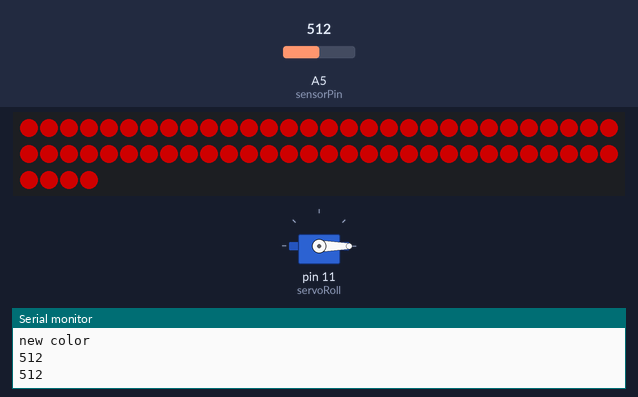
The sketch below on a simulated Arduino Uno, built with avr-gcc and run on an emulated ATmega328P. Parts: 64 RGB LEDs in strip order, left to right, continuing on the next row, servo, the last lines printed to the serial monitor. The inputs (shaded band) are chosen by the test bench; at power-on: A5 (sensorPin) = 512. Dim RGB values are drawn brighter than linear.

Above: at 2.3 s.
2.4 s: A5 (sensorPin) set to 467
4.2 s: A5 (sensorPin) set to 432
At 6.3 s:
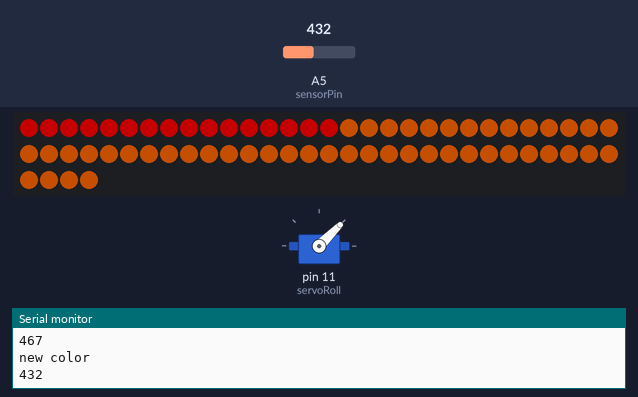
7.3 s: A5 (sensorPin) set to 258
8.8 s: A5 (sensorPin) set to 241
At 10.3 s:
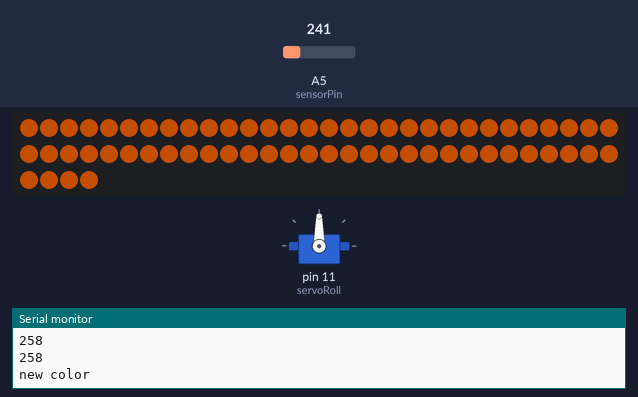
At 11.6 s:
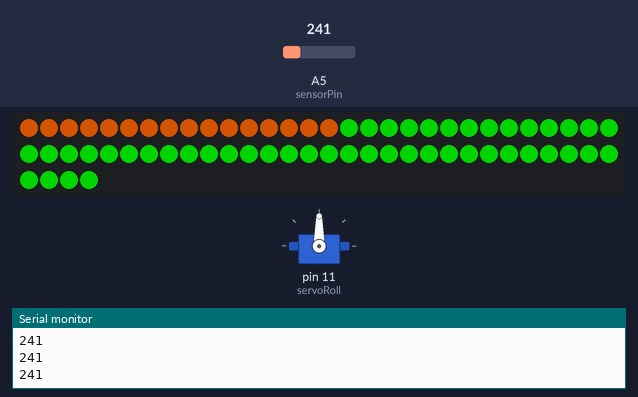
11.9 s: A5 (sensorPin) set to 212
13.4 s: A5 (sensorPin) set to 182
At 14.8 s:
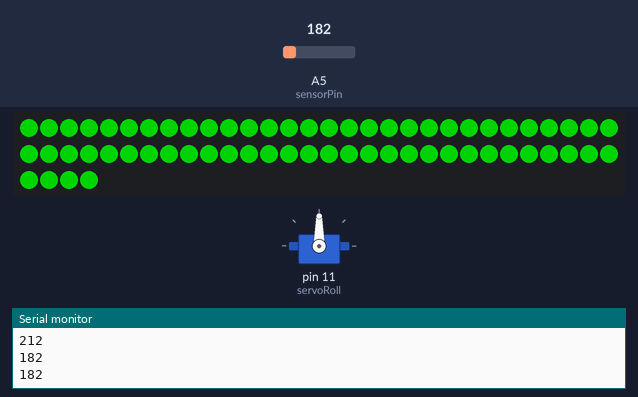
Timing chart, 0 to 16.0 s (numbered marks = the images above; inputs shaded):
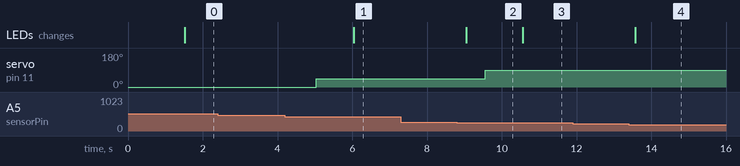

Measured:
- the behaviour switches between 450 and 449 on A5 (sensorPin) (found by bisection; images 0 and 1)
- the behaviour switches between 250 and 249 on A5 (sensorPin) (found by bisection; images 1 and 2)
- the behaviour switches between 200 and 199 on A5 (sensorPin) (found by bisection; images 3 and 4)
- after the input at 4.2 s, servo on pin 11 (servoRoll): 0° → 45° after 0.83 s; the LEDs: change after 1.8 s (image 1)
- after the input at 8.8 s, servo on pin 11 (servoRoll): 45° → 90° after 0.76 s; the LEDs: change after 0.25 s (image 2)
- after the input at 13.4 s, the LEDs: change after 0.18 s (image 4)
- what the display in image 2 shows lasts 1.5 s, from 9.1 s to 10.6 s

The sketch:

micro.ino
```cpp
#include <FastLED.h>
#include <Servo.h>

int sensorPin = A5; // micro

Servo servoRoll; // servo moteur

#define LED_TYPE WS2812B
#define NUM_LEDS 64
#define LED_PIN 9
#define SPEED_MS 50

constexpr auto COLOR_ORDER = GRB;

CRGB leds[NUM_LEDS];
CRGB prevSelected;

void setup() {
  LEDS.addLeds<LED_TYPE, LED_PIN, COLOR_ORDER>(leds, NUM_LEDS);
  FastLED.setBrightness(128);
  set_max_power_in_volts_and_milliamps(5, 500);
  FastLED.show();

  Serial.begin(9600);
}

void loop() {
  int roll = 0;
  int sensorValue = analogRead(sensorPin);

  CRGB green = CRGB(0, 255, 0);
  CRGB orange = CRGB(255, 100, 0);
  CRGB red = CRGB(255, 0, 0);

  CRGB selected;

  if (sensorValue >= 200 && sensorValue < 250) {
    for(auto i = 0; i < 16; i++ ) {
      leds[i] = orange;
    }
  } else if (sensorValue >= 400 & sensorValue < 450){
    for(auto i = 0; i < 16; i++ ) {
      leds[i] = red;
    }
  } else if (sensorValue < 200) {
    for(auto i = 0; i < 16; i++ ) {
      leds[i] = green;
    }
  }

  if (sensorValue >= 250 & sensorValue < 450) {
    selected = orange;
    roll = 45;
  } else if (sensorValue >= 450) {
    selected = red;
    roll = 0;
  } else {
    selected = green;
    roll = 90;
  }

  show_at_max_brightness_for_power();

  if (prevSelected != selected) {
    Serial.println("new color");
    prevSelected = selected;

    for(auto i = 0; i < NUM_LEDS; i++ ) {
      leds[i] = selected;
    }

    delay(500);

    servoRoll.attach(11);
    servoRoll.write(roll);
    delay(500);

    if (selected == green) {
      servoRoll.detach();
    }
  }

  delay(500);
  Serial.println(sensorValue);
}
```
